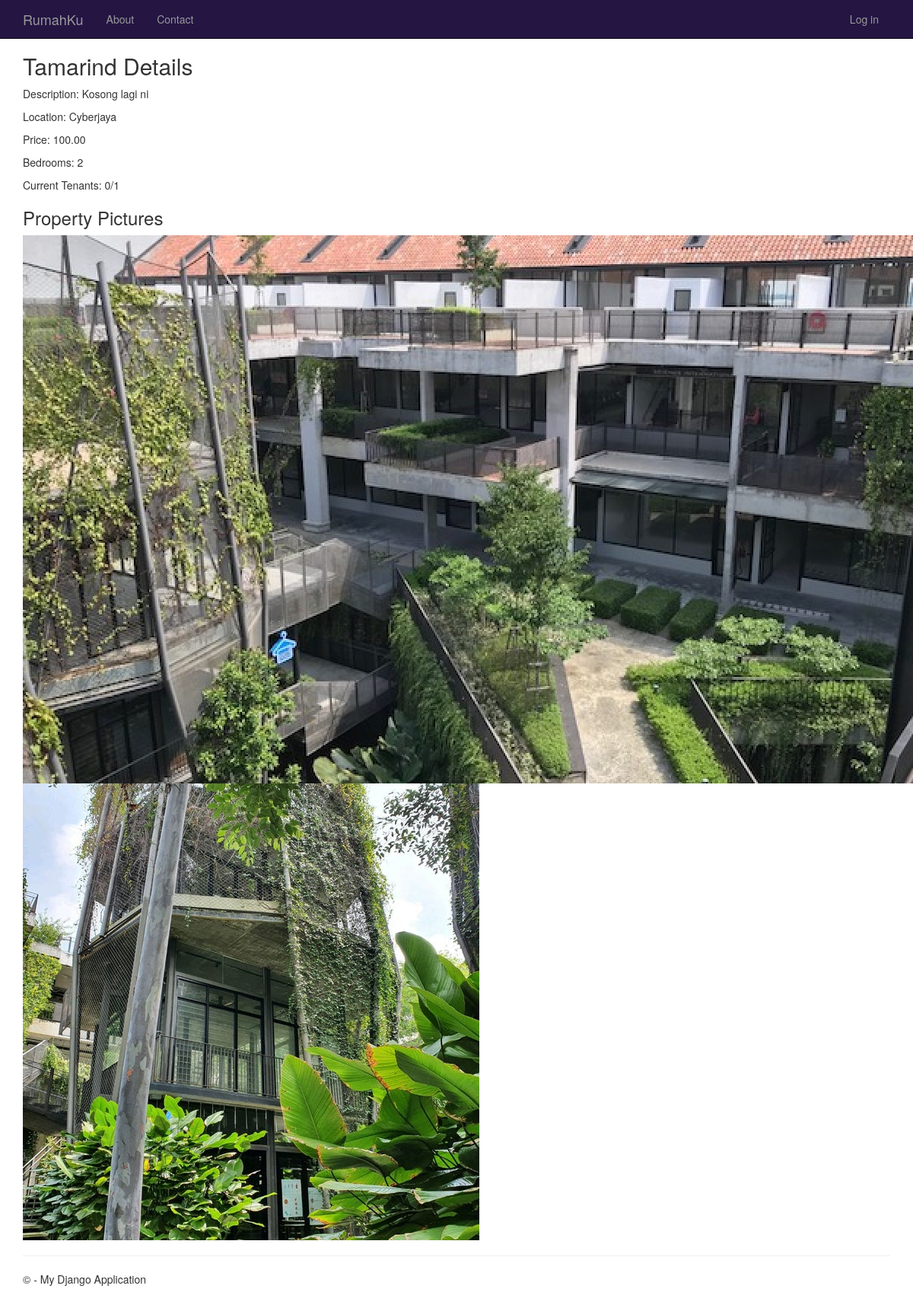
The app's page /property/detail/1/, older data.
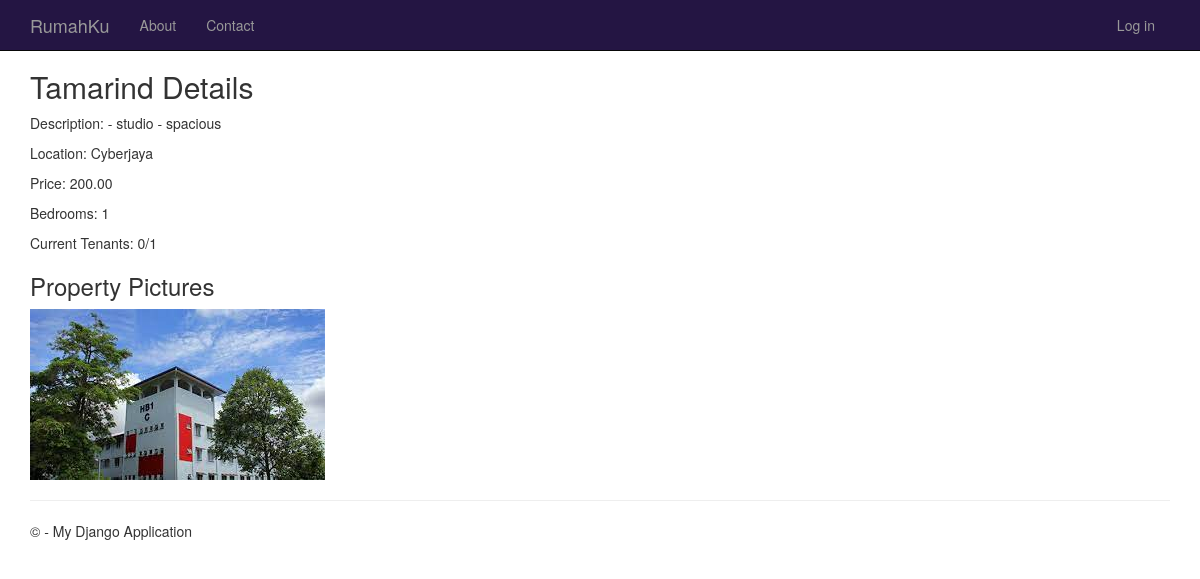
The same page, newer data.
### app/models.py (models this page shows, shortened)
class Property(models.Model):
    title = models.CharField(max_length=100)
    description = models.TextField()
    location = models.CharField(max_length=100, default="Unknown")
    price = models.DecimalField(max_digits=10, decimal_places=2, default=0)
    bedrooms = models.PositiveIntegerField(default=1)
    owner = models.ForeignKey(Owner, on_delete=models.SET_NULL, null=True)  # ForeignKey to the Owner model, allowing null values
    max_no_of_tenants = models.IntegerField(default=1)  # Assuming a default value of 1 tenant
    @property
    def rented_tenants(self):
        return self.tenancy_set.count()

class PropertyPicture(models.Model):
    property = models.ForeignKey(Property, related_name='pictures', on_delete=models.CASCADE)
    picture = models.ImageField(upload_to='property_pictures/')

### app/views.py (the view)
# urls.py: path('property/detail/<int:property_id>/', views.property_detail, name='property_detail'),
def property_detail(request, property_id):
    property = get_object_or_404(Property, pk=property_id)
    property_with_pictures = Property.objects.prefetch_related('pictures').get(pk=property_id)
    is_shortlisted = False
    if request.user.is_authenticated and request.user.groups.filter(name='Searcher').exists():
        is_shortlisted = ShortlistedProperty.objects.filter(property=property, searcher=request.user.searcher).exists()
    return render(request, 'app/property_detail.html', {'property': property, 'is_shortlisted': is_shortlisted})

### app/templates/app/property_detail.html (shortened to what this page needs)
{% extends "app/layout.html" %} {% block content %}
<body>
  <h2>{{ property.title }} Details</h2>
  <p>Description: {{ property.description }}</p>
  <p>Location: {{ property.location }}</p>
  <p>Price: {{ property.price }}</p>
  <p>Bedrooms: {{ property.bedrooms }}</p>
  <p>Current Tenants: {{ property.rented_tenants }}/{{ property.max_no_of_tenants }}</p>
  {% if property.pictures.all %}
  <h3>Property Pictures</h3>
  <div>
    {% for picture in property.pictures.all %}
    <img src="{{ picture.picture.url }}" alt="Property Picture" />
    {% endfor %}
  </div>
  {% endif %}
</body>
{% endblock %}

Row changes from the older to the newer data that the page shows:
removed PropertyPicture: picture (picture)
removed PropertyPicture: picture (picture)
changed Property "Tamarind": description "Kosong lagi ni" → "- studio - spacious"; price "100.00" → "200.00"; bedrooms "2" → "1"
added PropertyPicture: picture (picture)
